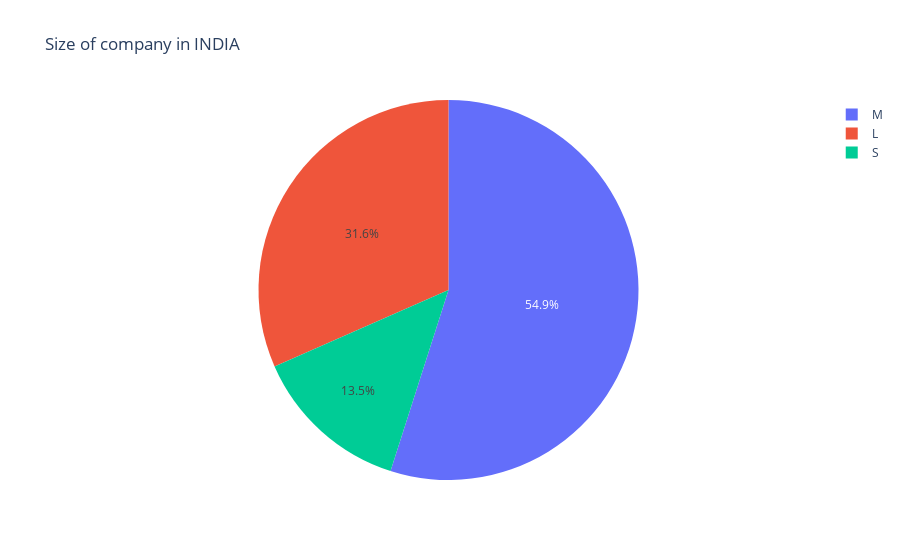

Notebook source saved alongside this figure:
### Markdown cell above
From the above I have taken top 20 records and observed that based on the redidence addresss the currency is divided.

### Code cell
fig = px.pie(df, 
             values='remote_ratio', names='company_size', title='Size of company in INDIA')
fig.show()

### Figure 1 — Plotly figure (JSON) as saved in the notebook; plotly's stock layout.template omitted (floating-point values rounded to 4 significant figures; data arrays with more than 128 entries replaced by an {"elided": "..."} marker saying what was removed)
{"data": [{"domain": {"x": [0, 1], "y": [0, 1]}, "hovertemplate": "company_size=%{label}<br>remote_ratio=%{value}<extra></extra>", "labels": {"elided": "607 str values"}, "legendgroup": "", "name": "", "showlegend": true, "type": "pie", "values": {"elided": "607 int values"}}], "layout": {"legend": {"tracegroupgap": 0}, "title": {"text": "Size of company in INDIA"}}}
